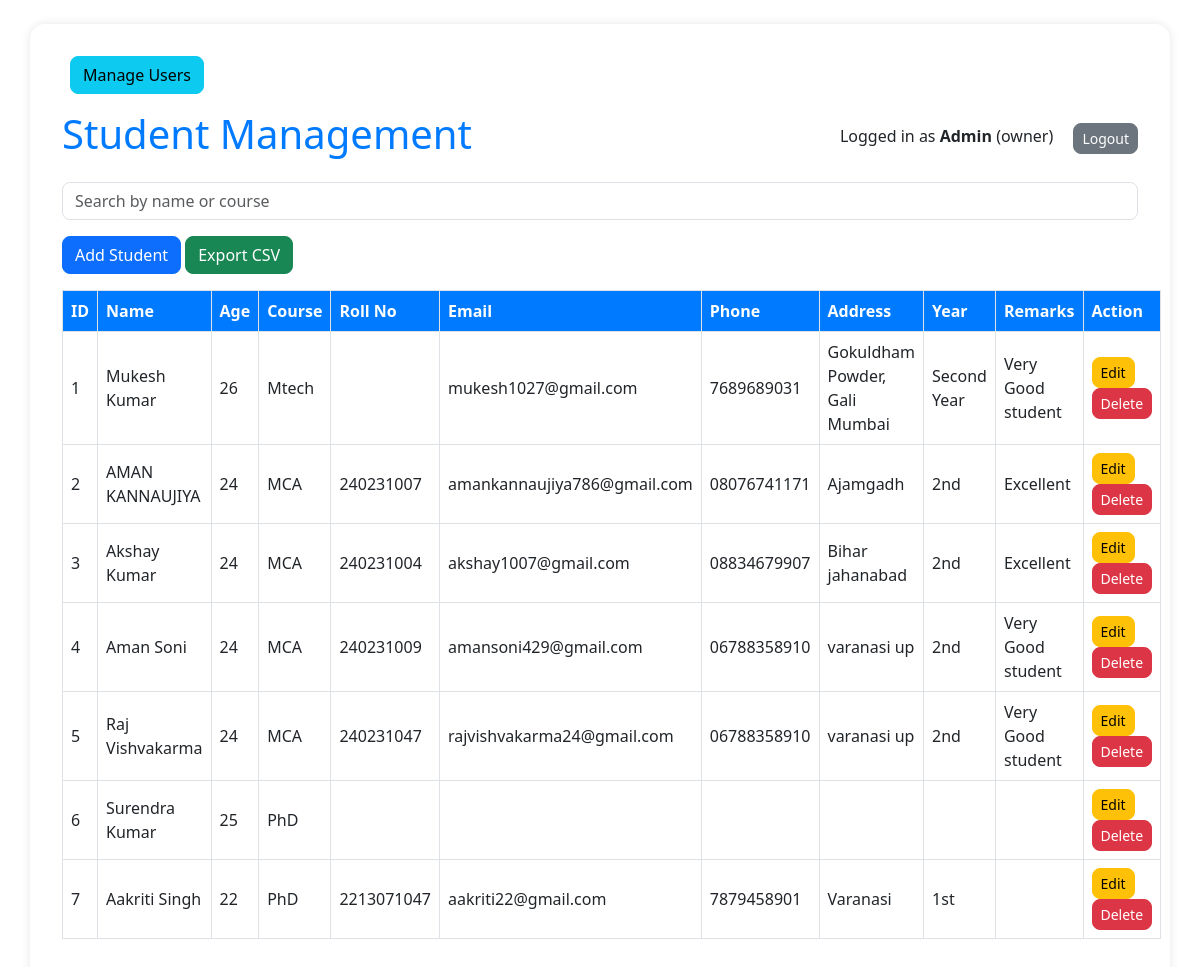
Page /index (signed in) on the committed database.
### tables this page shows
CREATE TABLE students
                    (id INTEGER PRIMARY KEY AUTOINCREMENT,
                     name TEXT NOT NULL,
                     age INTEGER NOT NULL,
                     course TEXT NOT NULL,
                     roll_no TEXT,
                     email TEXT,
                     phone TEXT,
                     address TEXT,
                     year TEXT,
                     remarks TEXT);

### app.py (the view)
@app.route('/index')
def index():
    if 'username' not in session:
        return redirect(url_for('login'))
    q = request.args.get('q', '')
    conn = sqlite3.connect('students.db')
    cur = conn.cursor()
    if q:
        cur.execute("SELECT * FROM students WHERE name LIKE ? OR course LIKE ?", (f'%{q}%', f'%{q}%'))
    else:
        cur.execute("SELECT * FROM students")
    students = cur.fetchall()
    conn.close()
    return render_template('index.html', students=students)

### templates/index.html (shortened to what this page needs)
 <!DOCTYPE html>
<html>
<head>
    <link href="https://cdn.jsdelivr.net/npm/bootstrap@5.3.0/dist/css/bootstrap.min.css" rel="stylesheet">
    <link rel="stylesheet" href="{{ url_for('static', filename='style.css') }}">
    {% if session['role'] == 'owner' %}
    <a href="{{ url_for('manage_users') }}" class="btn btn-info mb-3 ms-2">Manage Users</a>
{% endif %}
</head>
<body class="container mt-4">
    <div class="d-flex justify-content-between align-items-center mb-3">
        <h1>Student Management</h1>
        <div>
            <span class="me-3">Logged in as <b>{{ session['username'] }}</b> ({{ session['role'] }})</span>
            <a href="{{ url_for('logout') }}" class="btn btn-secondary btn-sm">Logout</a>
        </div>
    </div>
    <form method="get" action="/" class="mb-3">
        <input type="text" name="q" class="form-control" placeholder="Search by name or course">
    </form>
    <div class="mb-3">
        {% if session['role'] in ['owner', 'staff1'] %}
            <a href="{{ url_for('add_student') }}" class="btn btn-primary">Add Student</a>
        {% endif %}
        {% if session['role'] == 'owner' %}
            <a href="{{ url_for('export') }}" class="btn btn-success">Export CSV</a>
        {% endif %}
    </div>
    <table class="table table-bordered">
        <tr>
            <th>ID</th><th>Name</th><th>Age</th><th>Course</th>
            <th>Roll No</th><th>Email</th><th>Phone</th><th>Address</th><th>Year</th><th>Remarks</th>
            <th>Action</th>
        </tr>
        {% for student in students %}
        <tr>
            <td>{{ student[0] }}</td>
            <td>{{ student[1] }}</td>
            <td>{{ student[2] }}</td>
            <td>{{ student[3] }}</td>
            <td>{{ student[4] }}</td>
            <td>{{ student[5] }}</td>
            <td>{{ student[6] }}</td>
            <td>{{ student[7] }}</td>
            <td>{{ student[8] }}</td>
            <td>{{ student[9] }}</td>
            <td>
                {% if session['role'] in ['owner', 'staff3'] %}
                    <a href="{{ url_for('update_student', id=student[0]) }}" class="btn btn-warning btn-sm">Edit</a>
                {% endif %}
                {% if session['role'] in ['owner', 'staff2'] %}
                    <a href="{{ url_for('delete_student', id=student[0]) }}" class="btn btn-danger btn-sm">Delete</a>
                {% endif %}
            </td>
        </tr>
        {% endfor %}
    </table>
</body>
</html>

### static/style.css (style rules this page uses)
body { background-color: #f8f9fa; font-family: 'Segoe UI', Tahoma, Geneva, Verdana, sans-serif; }
h1, h2 { color: #007bff; text-align: center; }
.table { border: 1px solid #dee2e6; }
.table th { background-color: #007bff; color: white; }
.table td, .table th { vertical-align: middle; }
.btn { border-radius: 8px; transition: transform 0.2s; }
input.form-control { border-radius: 8px; }
.container { background: white; padding: 2rem; border-radius: 15px; box-shadow: 0 0 10px rgba(0,0,0,0.1); }

### rows in the picture
students: id "1", name "Mukesh Kumar", age "26", course "Mtech", email "mukesh1027@gmail.com", phone "7689689031", address "Gokuldham Powder, Gali Mumbai", year "Second Year", remarks "Very Good student"
students: id "2", name "AMAN KANNAUJIYA", age "24", course "MCA", roll_no "240231007", email "amankannaujiya786@gmail.com", phone "08076741171", address "Ajamgadh", year "2nd", remarks "Excellent"
students: id "3", name "Akshay Kumar", age "24", course "MCA", roll_no "240231004", email "akshay1007@gmail.com", phone "08834679907", address "Bihar jahanabad", year "2nd", remarks "Excellent"
students: id "4", name "Aman Soni", age "24", course "MCA", roll_no "240231009", email "amansoni429@gmail.com", phone "06788358910", address "varanasi up", year "2nd", remarks "Very Good student"
students: id "5", name "Raj Vishvakarma", age "24", course "MCA", roll_no "240231047", email "rajvishvakarma24@gmail.com", phone "06788358910", address "varanasi up", year "2nd", remarks "Very Good student"
students: id "6", name "Surendra Kumar", age "25", course "PhD"
students: id "7", name "Aakriti Singh", age "22", course "PhD", roll_no "2213071047", email "aakriti22@gmail.com", phone "7879458901", address "Varanasi", year "1st"

### other values in the picture
{{ session['username'] }} "Admin"
{{ session['role'] }} "owner"
